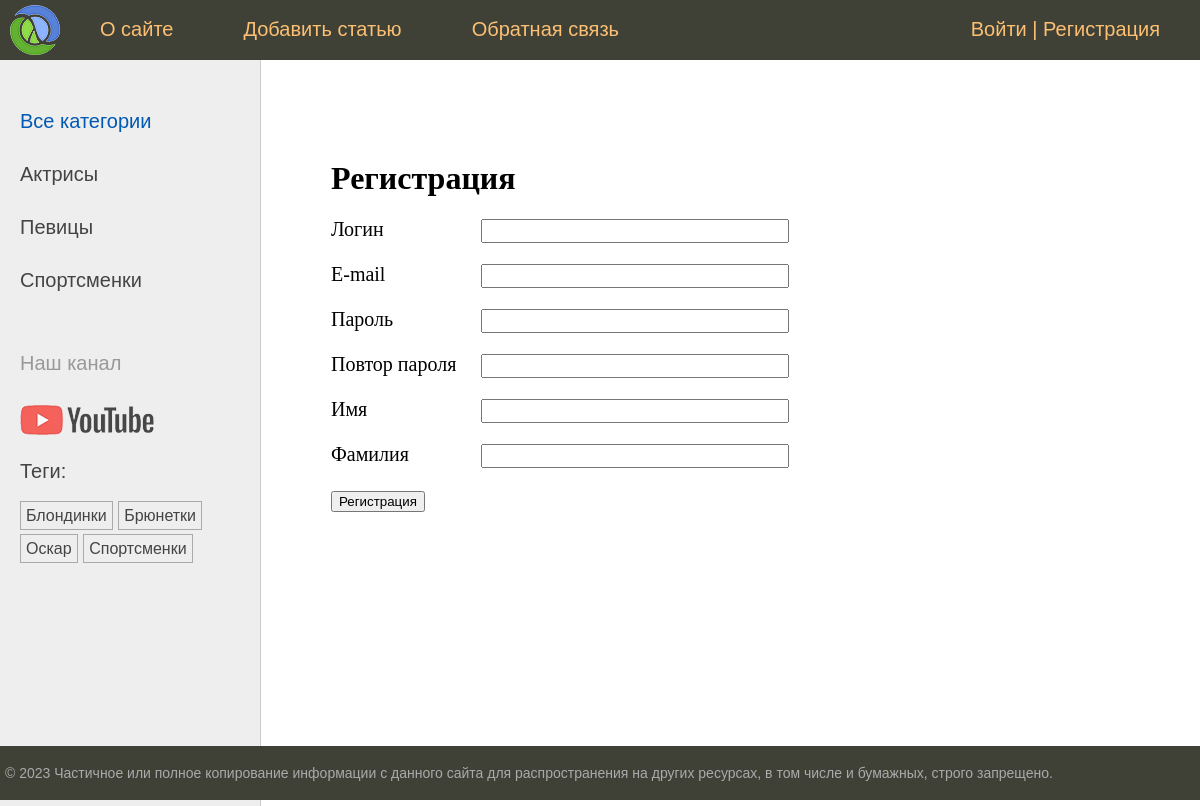
The app's page /users/register/, older data.
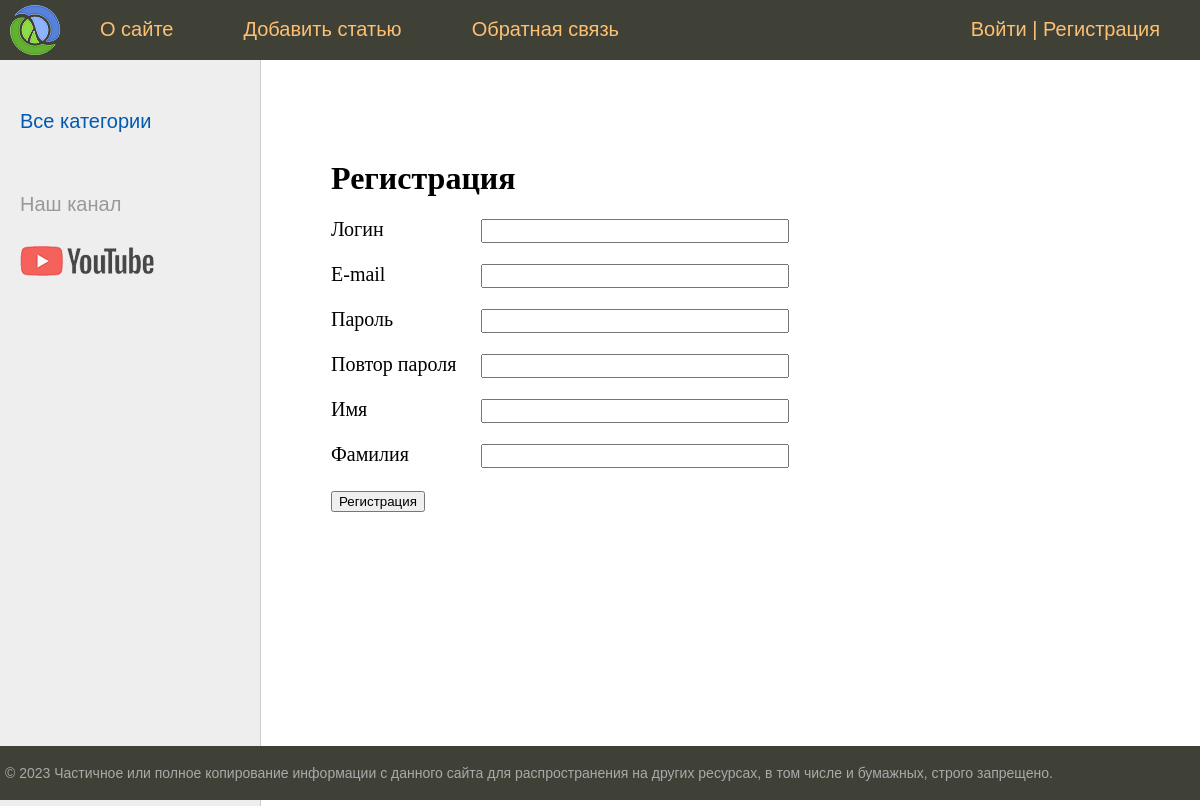
The same page, newer data.
### women/models.py (models this page shows, shortened)
class Category(models.Model):
    title = models.CharField('Категория', max_length=255, db_index=True)
    slug = models.SlugField('Ссылка', max_length=255, unique=True, db_index=True)
    class Meta:
        verbose_name = 'Категория'
        verbose_name_plural = 'Категории'
        ordering = ('title',)
    def get_absolute_url(self):
        return reverse('category', kwargs={'category_slug': self.slug})

class TagPost(models.Model):
    tag = models.CharField(max_length=100, verbose_name='Тег', db_index=True)
    slug = models.SlugField(max_length=100, unique=True, db_index=True)
    class Meta:
        verbose_name = 'Тег'
        verbose_name_plural = 'Теги'
    def get_absolute_url(self):
        return reverse('tag', kwargs={'tag_slug': self.slug})

### users/views.py (the view)
# urls.py: path('register/', RegisterUser.as_view(), name='register'),
class RegisterUser(CreateView):
    form_class = RegisterUserForm
    template_name = 'users/register.html'
    extra_context = {'title': 'Регистрация'}
    success_url = reverse_lazy('users:login')

### users/forms.py (shortened to what this page needs)
class RegisterUserForm(UserCreationForm):
    username = forms.CharField(max_length=255, label='Логин', widget=forms.TextInput(attrs={'class': 'form-input', }))
    password1 = forms.CharField(max_length=255, label='Пароль',
                                widget=forms.PasswordInput(attrs={'class': 'form-input', }))
    password2 = forms.CharField(max_length=255, label='Повтор пароля',
                                widget=forms.PasswordInput(attrs={'class': 'form-input', }))
    email = forms.CharField(max_length=255, label='E-mail', widget=forms.EmailInput(attrs={'class': 'form-input', }))
    class Meta:
        model = get_user_model()
        fields = ['username', 'email', 'password1', 'password2', 'first_name', 'last_name']
        labels = {
            'email': 'E-mail',
            'first_name': 'Имя',
            'last_name': 'Фамилия'
        }
        widgets = {
            'email': forms.TextInput(attrs={'class': 'form-input', }),
            'first_name': forms.TextInput(attrs={'class': 'form-input', }),
            'last_name': forms.TextInput(attrs={'class': 'form-input', })
        }

### users/context_processors.py (called while the page is built)
def get_women_context(request):
    return {'mainmenu': menu}

### women/templatetags/women_tags.py (called while the page is built)
@register.inclusion_tag('women/list_categories.html')
def show_categories(category_selected=0):
    categories = Category.objects.annotate(total=Count('posts')).filter(total__gt=0)
    return {'categories': categories, 'category_selected': category_selected}

@register.inclusion_tag('women/list_tags.html')
def show_all_tags():
    return {'tags': TagPost.objects.annotate(total=Count('tags')).filter(total__gt=0)}

### users/templates/users/register.html (shortened to what this page needs)
{% extends 'base.html' %}
{% block content %}
	<h1>Регистрация</h1>
    <form action="" method="post" enctype="multipart/form-data">
        {% for f in form %}
            <p><label class="form-label"
                      for="{{ f.id_for_label }}">{{ f.label }}</label>{{ f }}
            </p>
        {% endfor %}
        <button type="submit">Регистрация</button>
    </form>
{% endblock %}

### templates/base.html (shortened to what this page needs)
{% load static %}
{% load women_tags %}
<!DOCTYPE html>
<html lang="ru">
<head>
    <link type="text/css" href="{% static 'women/css/styles.css' %}" rel="stylesheet"/>
</head>
<body>
<table class="table-page" border=0 cellpadding="0" cellspacing="0">
    <tr>
        <td valign=top>
            {% block mainmenu %}
                <div class="header">
                    <ul id="mainmenu" class="mainmenu">
                        <li class="logo"><a href="{% url 'home' %}">
                            <div class="logo"></div>
                        </a></li>
                        {% for m in mainmenu %}
                            <li><a href="{% url m.url_name %}">{{ m.title }}</a></li>
                        {% endfor %}
                        {% if user.is_authenticated %}
                            <li class="last">Привет, <a href="{% url 'users:profile' %}">{{ user.username }}</a> | <a href="{% url 'users:logout' %}">Выйти</a></li>
                            {% else %}
                                <li class="last"><a href="{% url 'users:logout' %}">Войти</a> | <a href="{% url 'users:register' %}">Регистрация</a></li>
                        {% endif %}
                    </ul>
                </div>
            {% endblock mainmenu %}
            <table class="table-content" border=0 cellpadding="0" cellspacing="0">
                <tr>
                    <td valign="top" class="left-chapters">
                        <ul id="leftchapters">
                            {% if category_selected == 0 or category_selected == None %}
                                <li class="selected">Все категории</li>
                            {% else %}
                                <li>
                                    <a href="{% url 'home' %}">Все категории</a>
                                </li>
                            {% endif %}
                            {% show_categories category_selected %}
                            <li class="share">
                                <p>Наш канал</p>
                                <a class="share-yt"
                                   href="https://www.youtube.com/channel/UClJzWfGWuGJL2t-3dYKcHTA/playlists"
                                   target="_blank" rel="nofollow"></a>
                            </li>
                            {% show_all_tags %}
                        </ul>
                    </td>
                    <td valign="top" class="content">
                        <div class="content-text">
                            {% block content %}
                            {% endblock %}
                        </div>
                    </td>
                </tr>
            </table>
        </td>
    </tr>
    <tr>
        <td valign=top>
            <div id="footer">
                <p>&copy; 2023 Частичное или полное копирование информации с данного сайта для распространения на других
                    ресурсах, в том числе и бумажных, строго запрещено.</p>
            </div>
        </td>
    </tr>
</table>
</body>
</html>

### women/templates/women/list_categories.html
{% for category in categories %}
    {% if category.id == category_selected %}
        <li class="selected">
           {{ category.title }}
        </li>
    {% else %}
        <li>
            <a href="{{ category.get_absolute_url }}">{{ category.title }}</a>
        </li>
    {% endif %}
{% endfor %}

### women/templates/women/list_tags.html
{% if tags %}
    <p>Теги:</p>
    <ul class="tags-list">
        {% for tag in tags %}
            <li>
                <a href="{{ tag.get_absolute_url }}">{{ tag.tag }}</a>
            </li>
        {% endfor %}
    </ul>
{% endif %}

### static/women/css/styles.css (style rules this page uses)
html, body { font-family: 'Arial'; margin: 0; padding: 0; height: 100%; width: 100%; color: #444; }
a { color: #0059b2; text-decoration: none; }
.table-page { width: 100%; height: 100%; vertical-align: top; }
.table-page tr { height: 100%; }
.header { background: #3F4137; height: 60px; }
.logo { background: url('../images/logo.png') no-repeat 10px 5px; width: 70px; height: 60px; }
ul.mainmenu { list-style: none; margin: 0; padding: 0; height: 60px; color: #fdc073; font-size: 20px; overflow: hidden; }
ul.mainmenu li { float: left; margin: 18px 40px 0 30px; }
ul.mainmenu li.logo { margin: 0; }
ul.mainmenu li.last { float: right; }
ul.mainmenu li a { color: #fdc073; text-decoration: none; }
.table-content { width: 100%; min-height: 100%; height: 100%; }
.left-chapters { margin: 0; background: #eee; border-right: 1px solid #ccc; }
.left-chapters ul { width: 230px; margin: 0; padding: 20px 10px 10px 20px; list-style: none; font-size: 20px; }
.left-chapters ul li { margin: 30px 0 0 0; color: #999; }
.left-chapters ul li.selected { color: #0059b2; }
.left-chapters ul li a { color: #444; text-decoration: none; }
.left-chapters ul li.share { margin: 60px 0 0 0; }
.left-chapters ul li.share p { margin: 30px 0 30px 0; }
.left-chapters ul li.share a { display: inline-block; width: 40px; height: 40px; margin: 0 20px 0 0; }
.left-chapters ul li.share a.share-yt { width: 100%; height: 30px; background: url('../images/share_yt.png') no-repeat 0 0 }
.content { padding: 40px 20px 20px 40px; width: 100%; box-sizing: border-box; }
.content-text { margin: 60px 0 0 30px; color: #000; font-size: 20px; font-family: Yandex Sans Display Light; }
.content-text h1 { font-size: 32px; }
#footer { box-sizing: border-box; background: #3F4137; padding: 5px; color: #aaa; font-size: 14px; font-family: Verdana, Geneva, Arial, Helvetica; text-align: left; overflow: hidden; }
.form-input { width: 300px; font-size: 16px; }
.form-label { display: inline-block; min-width: 150px; vertical-align: top; }

Row changes from the older to the newer data that the page shows:
removed Category: title "Актрисы"
removed Category: title "Певицы"
removed Category: title "Спортсменки"
removed TagPost: tag "Блондинки"
removed TagPost: tag "Брюнетки"
removed TagPost: tag "Оскар"
removed TagPost: tag "Спортсменки"
Text that changed along with them:
text no longer shown: "Теги:"
